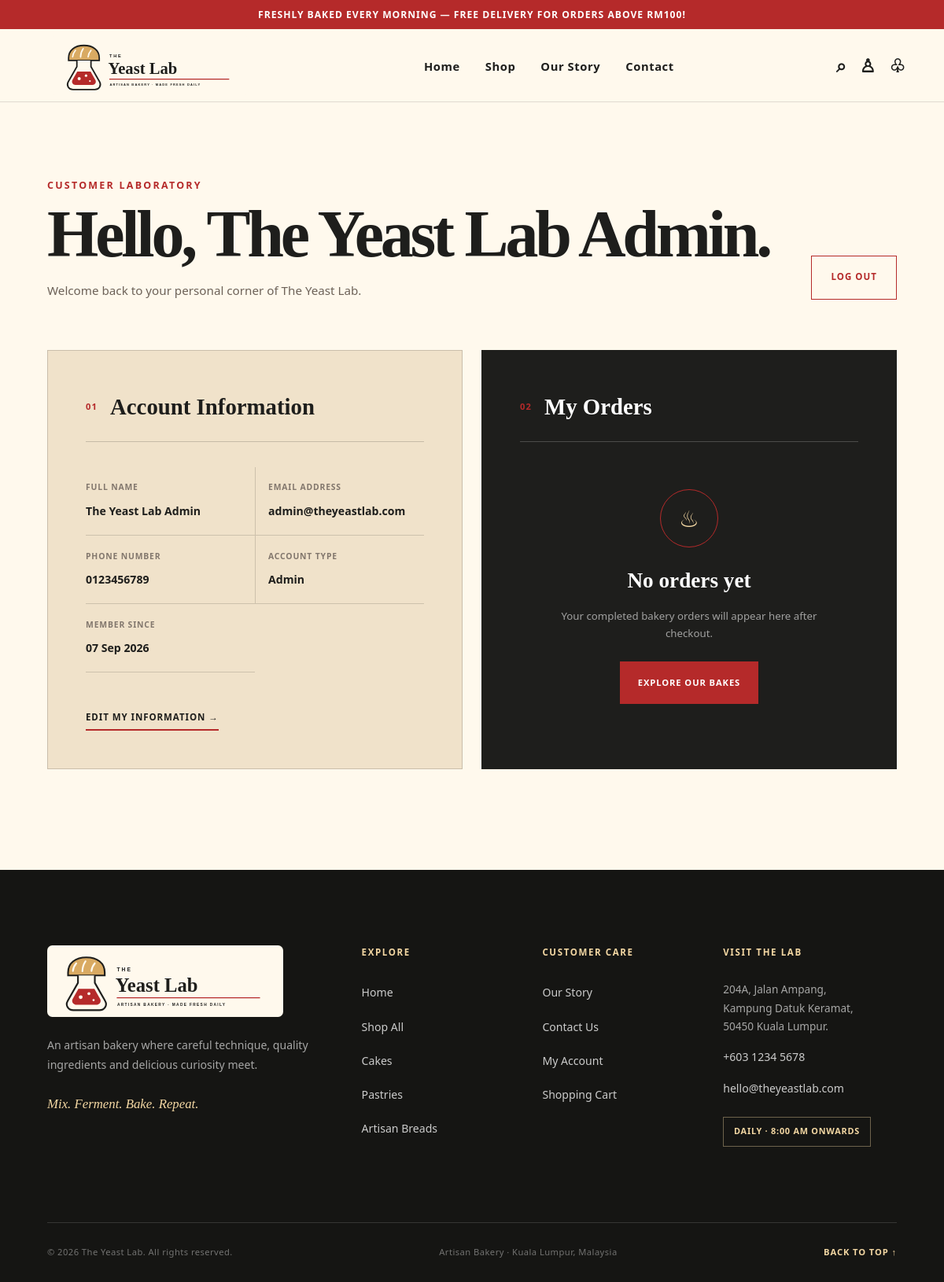
The app's page /profile.php (signed in) with its own data.
### tables this page shows
CREATE TABLE users (
    user_id INT AUTO_INCREMENT PRIMARY KEY,
    full_name VARCHAR(150) NOT NULL,
    email VARCHAR(150) NOT NULL UNIQUE,
    phone VARCHAR(30),
    password_hash VARCHAR(255) NOT NULL,

    user_role ENUM('Customer', 'Admin')
        NOT NULL DEFAULT 'Customer',

    account_status ENUM('Active', 'Inactive')
        NOT NULL DEFAULT 'Active',

    created_at TIMESTAMP DEFAULT CURRENT_TIMESTAMP,

    updated_at TIMESTAMP DEFAULT CURRENT_TIMESTAMP
        ON UPDATE CURRENT_TIMESTAMP
);

### profile.php (the view, shortened to what this page needs)
<?php
require_once __DIR__ . "/db.php";
$userId = (int) $_SESSION["user_id"];
$userStmt = $conn->prepare("
    SELECT
        user_id,
        full_name,
        email,
        phone,
        user_role,
        created_at
    FROM users
    WHERE user_id = ?
      AND account_status = 'Active'
    LIMIT 1
");
$userStmt->bind_param("i", $userId);
$userStmt->execute();
$userResult = $userStmt->get_result();
$user = $userResult->fetch_assoc();
$orderStmt = $conn->prepare("
    SELECT
        order_id,
        order_number,
        fulfilment_method,
        requested_date,
        grand_total,
        order_status,
        payment_status,
        created_at
    FROM orders
    WHERE user_id = ?
    ORDER BY created_at DESC
");
$orderStmt->bind_param("i", $userId);
$orderStmt->execute();
$orderResult = $orderStmt->get_result();
?>
<!DOCTYPE html>
<html lang="en">
<head>
    <link rel="stylesheet" href="style.css">
</head>
<body id="top">
    <?php require_once __DIR__ . "/includes/header.php"; ?>
    <main class="profile-page">
        <section class="profile-heading">
            <div>
                <p class="section-label">
                    Customer Laboratory
                </p>
                <h1>
                    Hello,
                    <?php echo htmlspecialchars(
                        $user["full_name"]
                    ); ?>.
                </h1>
                <p>
                    Welcome back to your personal corner of
                    The Yeast Lab.
                </p>
            </div>
            <a href="logout.php"
               class="profile-logout-button">
                Log Out
            </a>
        </section>
        <section class="profile-grid">
            <article class="profile-card account-card">
                <div class="profile-card-heading">
                    <span>01</span>
                    <h2>Account Information</h2>
                </div>
                <div class="account-information">
                    <div>
                        <span>Full Name</span>
                        <strong>
                            <?php echo htmlspecialchars(
                                $user["full_name"]
                            ); ?>
                        </strong>
                    </div>
                    <div>
                        <span>Email Address</span>
                        <strong>
                            <?php echo htmlspecialchars(
                                $user["email"]
                            ); ?>
                        </strong>
                    </div>
                    <div>
                        <span>Phone Number</span>
                        <strong>
                            <?php echo htmlspecialchars(
                                $user["phone"]
                            ); ?>
                        </strong>
                    </div>
                    <div>
                        <span>Account Type</span>
                        <strong>
                            <?php echo htmlspecialchars(
                                $user["user_role"]
                            ); ?>
                        </strong>
                    </div>
                    <div>
                        <span>Member Since</span>
                        <strong>
                            <?php echo date(
                                "d M Y",
                                strtotime($user["created_at"])
                            ); ?>
                        </strong>
                    </div>
                </div>
                <a href="edit-profile.php"
                   class="profile-action-link">
                    Edit My Information →
                </a>
            </article>
            <article class="profile-card orders-card">
                <div class="profile-card-heading">
                    <span>02</span>
                    <h2>My Orders</h2>
                </div>
                <?php if ($orderResult->num_rows > 0): ?>
    <div class="profile-orders">
        <?php while (
            $customerOrder =
                $orderResult->fetch_assoc()
        ): ?>
            <article class="profile-order">
                <div class="profile-order-top">
                    <div>
                        <span>Order Number</span>
                        <h3>
                            <?php echo htmlspecialchars(
                                $customerOrder[
                                    "order_number"
                                ]
                            ); ?>
                        </h3>
                    </div>
                    <span class="order-status status-<?php
                        echo strtolower(
                            $customerOrder[
                                "order_status"
                            ]
                        );
                    ?>">
                        <?php echo htmlspecialchars(
                            $customerOrder[
                                "order_status"
                            ]
                        ); ?>
                    </span>
                </div>
                <div class="profile-order-information">
                    <div>
                        <span>Placed On</span>
                        <strong>
                            <?php echo date(
                                "d M Y",
                                strtotime(
                                    $customerOrder[
                                        "created_at"
                                    ]
                                )
                            ); ?>
                        </strong>
                    </div>
                    <div>
                        <span>Fulfilment</span>
                        <strong>
                            <?php echo htmlspecialchars(
                                $customerOrder[
                                    "fulfilment_method"
                                ]
                            ); ?>
                        </strong>
                    </div>
                    <div>
                        <span>Requested Date</span>
                        <strong>
                            <?php echo date(
                                "d M Y",
                                strtotime(
                                    $customerOrder[
                                        "requested_date"
                                    ]
                                )
                            ); ?>
                        </strong>
                    </div>
                    <div>
                        <span>Total</span>
                        <strong>
                            RM <?php echo number_format(
                                $customerOrder[
                                    "grand_total"
                                ],
                                2
                            ); ?>
                        </strong>
                    </div>
                </div>
                <a href="order-success.php?order=<?php
                    echo urlencode(
                        $customerOrder["order_number"]
                    );
                ?>"
                   class="profile-order-link">
                    View Order Details →
                </a>
            </article>
        <?php endwhile; ?>
    </div>
<?php else: ?>
    <div class="empty-orders">
        <span aria-hidden="true">♨</span>
        <h3>No orders yet</h3>
        <p>
            Your completed bakery orders will appear
            here after checkout.
        </p>
        <a href="listing.php">
            Explore Our Bakes
        </a>
    </div>
<?php endif; ?>
            </article>
        </section>
    </main>
    <?php require_once __DIR__ . "/includes/footer.php"; ?>
</body>
</html>

### records on screen
users: full_name "The Yeast Lab Admin", email "admin@theyeastlab.com", phone "0123456789", user_role "Admin", created_at "07 Sep 2026"
